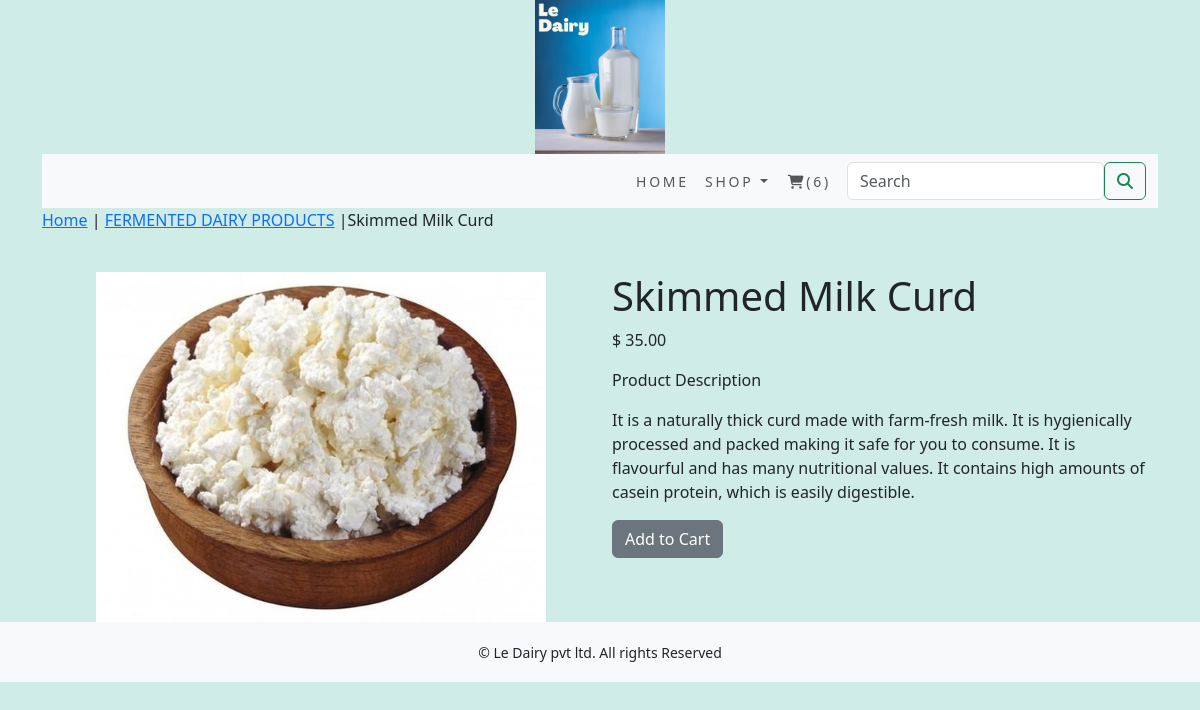
Page /shop/fermented-dairy-products/skimmed-milk-curd/ on the committed database.
### shop/models.py (models this page shows, shortened)
class Product(models.Model):
    name=models.CharField(max_length=250,unique=True)
    slug = models.SlugField(max_length=250, unique=True)
    description = models.TextField(blank=True)
    price=models.DecimalField(max_digits=10,decimal_places=2)
    category=models.ForeignKey(Category,on_delete=models.CASCADE)
    image=models.ImageField(upload_to='product',blank=True)
    stock=models.IntegerField()
    available=models.BooleanField(default=True)
    created=models.DateField(auto_now_add=True)
    updated=models.DateTimeField(auto_now=True)
    class Meta:
        ordering=('name',)
        verbose_name='product'
        verbose_name_plural='products'

class Category(models.Model):
    name=models.CharField(max_length=250,unique=True)
    slug=models.SlugField(max_length=250,unique=True)
    description=models.TextField(blank=True)
    image=models.ImageField(upload_to='category',blank=True)
    class Meta:
        ordering=('name',)
        verbose_name='category'
        verbose_name_plural='categories'
    def get_url(self):
        return reverse('shop:products_by_category',args=[self.slug])
    def __str__(self):
        return '{}'.format(self.name)

### shop/views.py (the view)
# urls.py: path('<slug:c_slug>/<slug:product_slug>/',views.proDetail,name='proCatdetail')
def proDetail(request,c_slug,product_slug):
    try:
        product=Product.objects.get(category__slug=c_slug,slug=product_slug)
    except Exception as e:
        raise e
    return render(request,'product.html',{'product':product})

### cart/context_processors.py (called while the page is built)
def counter(request):
    item_count=0
    if 'admin' in request.path:
        return {}
    else:
        try:
            cart=Cart.objects.filter(cart_id=_cart_id(request))
            cart_items=CartItem.objects.all().filter(cart=cart[:1])
            for cart_item in cart_items:
                item_count += cart_item.quantity
        except Cart.DoesNotExist:
            item_count = 0
    return  dict(item_count=item_count)

### cart/views.py (called while the page is built)
def _cart_id(request):
    cart=request.session.session_key
    if not cart:
        cart=request.session.create()
        return cart

### shop/context_processors.py (called while the page is built)
def menu_links(request):
    links=Category.objects.all()
    return dict(links=links)

### templates/product.html (shortened to what this page needs)
{% extends 'base.html' %}
{% load static %}
{% block content %}
<div class="row my_prod_row_class">
  <div class="mx_auto">
    <p>
      <a href="{% url 'shop:allProdCat' %}">Home</a> | <a href="{{product.category.get_url}}">{{product.category}}</a> |{{product.name}}
    </p>
  </div>
</div>
  <div class="container">
<br>
<div class="row">
  <div class="col-12 col-sm-12 col-md-12  col-lg-6 text-center">
    <div style="min-width:18rem;">
      <img src ="{{product.image.url}}" alt="{{product.name}}" height="350" width="450">
    </div>
  </div>
    <div class="col-12 col-sm-12 col-md-12 col-lg-6">
      <div>
      <h1 class="my_prod_title">
        {{product.name}}
      </h1>
        <p>$ {{product.price}}</p>
        <p class="my_title">Product Description</p>
        <p class="text-justify my_prod_text">{{product.description}}</p>
          {% if product.stock <= 0 %}
      <p class="text-justify my_prod_text">
        <b>
          Out of Stock
        </b>
      </p>
      {% else %}
      <a class="btn btn-secondary" href="{% url 'cart:add_cart' product.id %}">Add to Cart</a>
      {% endif %}
    </div>
    </div>
</div>
  </div>
{% endblock %}

### static/css/custom.css (style rules this page uses)
body { font-family: 'Roboto', sans-serif; background-color: #e3f2fd; }

### rows in the picture
Product: category "FERMENTED DAIRY PRODUCTS", name "Skimmed Milk Curd", image (picture), price "35.00", description "It is a naturally thick curd made with farm-fresh milk. It is hygienically processed and packed making it safe for you to consume. It is flavourful and has many nutritional values. It contains high amounts of casein protein, which is easily digestible."

### other values in the picture
{{ item_count }} "6"
